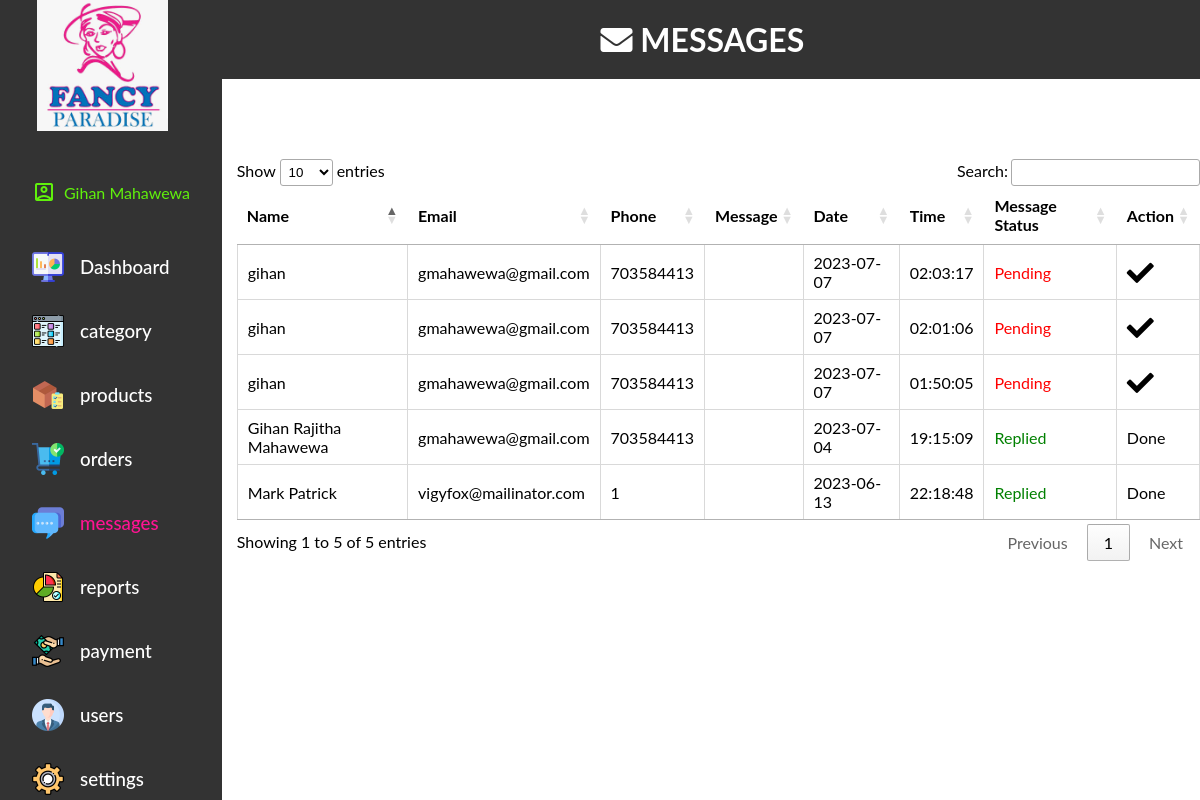
/view/messages.php (signed in), run on the app's committed database.
### tables this page shows
CREATE TABLE `tbl_module_role` (
  `module_id` int(11) NOT NULL,
  `role_id` int(11) NOT NULL,
  PRIMARY KEY (`module_id`,`role_id`)
);

CREATE TABLE `tbl_module` (
  `module_id` int(11) NOT NULL AUTO_INCREMENT,
  `name` varchar(50) NOT NULL,
  `image` text NOT NULL,
  PRIMARY KEY (`module_id`)
);

CREATE TABLE `tbl_messages` (
  `message_id` int(10) NOT NULL AUTO_INCREMENT,
  `name` varchar(50) NOT NULL,
  `email` varchar(200) NOT NULL,
  `phone` int(11) NOT NULL,
  `message` varchar(200) NOT NULL,
  `date` date NOT NULL DEFAULT current_timestamp(),
  `time` time NOT NULL,
  `message_status` text NOT NULL,
  PRIMARY KEY (`message_id`)
);

### view/messages.php (the view, shortened to what this page needs)
			<?php
				include "index.php";
			?>
	<main>
        <h1 class="sticky"><i class="fa fa-envelope" aria-hidden="true"></i> MESSAGES</h1>
    <table class="message-table hover order-colomn cell-border message-display">
        <thead>
            <tr>
                <th>Name</th>
                <th>Email</th>
                <th>Phone</th>
                <th>Message</th>
                <th>Date</th>
                <th>Time</th>
                <th>Message Status</th>
                <th>Action</th>
            </tr>
        </thead>
        <tbody>
            <?php
                    $sql = "SELECT * FROM tbl_messages ORDER BY `date` DESC, `time` DESC";
                    $res = mysqli_query($conn, $sql);
                    while ($row = mysqli_fetch_assoc($res))
                    {
            ?>
                        <tr>
                            <td><?php echo $row['name']; ?></td>
                            <td><?php echo $row['email']; ?></td>
                            <td><?php echo $row['phone']; ?></td>
                            <td><?php echo $row['message']; ?></td>
                            <td><?php echo $row['date']; ?></td>
                            <td><?php echo $row['time']; ?></td>
                            <td class="<?php echo ($row['message_status'] == 'Pending') ? 'pending' : 'replied';?>">
                                            <?php echo $row['message_status']; ?>
                            </td>
                            <td>
                                <form method="POST" action="../controller/update_messagestatus.php">
                                  <?php if($row['message_status']=='Pending')
                                  {?>
                                        <button type="submit" class="right-button">
                                            <i class="fa fa-check"></i>
                                        </button>
                                    <?php }else{
                                        echo "Done";
                                    } ?>
                                </form>
                            </td>
                        </tr>
                <?php } ?>
        </tbody>
    </table>
</main>
</body>
</html>

### view/index.php (shortened to what this page needs)
<?php
include('../model/connection.php');
$roleId = $_SESSION['role_id'];
$sql = "SELECT m.module_id, m.name, mr.role_id
          FROM tbl_module_role AS mr
          INNER JOIN tbl_module AS m ON mr.module_id = m.module_id
          WHERE mr.role_id = $roleId";
$res = mysqli_query($conn, $sql);
$modules = mysqli_fetch_all($res, MYSQLI_ASSOC);
?>
<!DOCTYPE html>
<html>
<head>
	<link rel="stylesheet" href="https://pro.fontawesome.com/releases/v5.10.0/css/all.css">
	<link rel="stylesheet" href="../view/css/index.css">
	<link rel="stylesheet" type="text/css" href="https://cdn.datatables.net/1.11.4/css/jquery.dataTables.css">
	<link rel="stylesheet" type="text/css" href="https://cdn.datatables.net/v/dt/dt-1.12.1/b-2.2.3/b-html5-2.2.3/date-1.1.2/r-2.3.0/datatables.min.css"/>
	<link rel="stylesheet" type="text/css" href="https://cdn.datatables.net/tabletools/2.2.4/css/dataTables.tableTools.css">
	<link href="https://cdnjs.cloudflare.com/ajax/libs/select2/4.0.13/css/select2.min.css" rel="stylesheet" />
</head>
<body>
	<div class="container">
		<aside>
			<div class="top">
				<div class="navigation" id="navigation">
					<a class="dashlogo" href="dashboard.php">
					<img src="assets/logo.jpg" alt="Logo" width="131" height="131">
					</a>
					<div class="user-info">
					<span class="material-icons-outlined">account_box</span>
						<?php echo $_SESSION['firstname']; ?>
						<?php echo $_SESSION['lastname']; ?>
					</div>
					<a class="btn" href="dashboard.php">
					<img src="assets/Module_images/dashboard.png" width="32" height="32">
					<h3>Dashboard</h3>
					</a>
					<?php foreach ($modules as $module) : ?>
						<?php
						$moduleSql = "SELECT image FROM tbl_module WHERE module_id = " . $module['module_id'];
						$moduleRes = mysqli_query($conn, $moduleSql);
						$moduleRow = mysqli_fetch_assoc($moduleRes);
						$module_image = $moduleRow['image'];
						?>
						<a class="btn" href="<?php echo $module['name'] . '.php'; ?>">
							<img src="<?php echo SITEURL; ?>adminpanel/view/assets/Module_images/<?php echo $module_image; ?>" alt="<?php echo $module_image; ?>" width="32" height="32">
							<h3><?php echo $module['name']; ?></h3>
						</a>
					<?php endforeach; ?>
				</div>
			</div>
		</aside>

### view/css/index.css (style rules this page uses)
* { margin: 0; padding: 0; list-style: none; text-decoration: none; box-sizing: border-box; }
body { width: 100%; font-family: "Lato", sans-serif; user-select: none; overflow-x: hidden; }
.container { display: grid; width: 100%; grid-template-columns: 12.8rem auto; }
aside .navigation { margin: 0; padding: 0; height: 100%; position: fixed; background-color: #333; overflow: auto; }
aside h3 { font-weight: 500; }
.dashlogo { margin: 2.3rem; align-items: center; position: relative; transition: all 300ms ease; }
.btn { color: white; display: flex; margin: 2rem; gap: 1rem; align-items: center; position: relative; height: 2rem; transition: all 300ms ease; flex-direction: row; }
.active { color: deeppink; }
.user-info { color: rgb(96, 241, 12); display: flex; margin: 2rem; gap: 0.5rem; align-items: center; position: relative; height: 3.3rem; }

### data on the page
tbl_module_role: module.image (picture), module.name "category"
tbl_module_role: module.image (picture), module.name "products"
tbl_module_role: module.image (picture), module.name "orders"
tbl_module_role: module.image (picture), module.name "messages"
tbl_module_role: module.image (picture), module.name "reports"
tbl_module_role: module.image (picture), module.name "payment"
tbl_module_role: module.image (picture), module.name "users"
tbl_module_role: module.image (picture), module.name "settings"
tbl_messages: name "gihan", email "gmahawewa@gmail.com", phone "703584413", date "2023-07-07", time "02:03:17", message_status "Pending"
tbl_messages: name "gihan", email "gmahawewa@gmail.com", phone "703584413", date "2023-07-07", time "02:01:06", message_status "Pending"
tbl_messages: name "gihan", email "gmahawewa@gmail.com", phone "703584413", date "2023-07-07", time "01:50:05", message_status "Pending"
tbl_messages: name "Gihan Rajitha Mahawewa", email "gmahawewa@gmail.com", phone "703584413", date "2023-07-04", time "19:15:09", message_status "Replied", shows "Done"
tbl_messages: name "Mark Patrick", email "vigyfox@mailinator.com", phone "1", date "2023-06-13", time "22:18:48", message_status "Replied", shows "Done"

### other printed values
$_SESSION['firstname'] "Gihan"
$_SESSION['lastname'] "Mahawewa"
